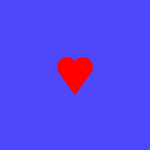
Frame 1 (no input)
Frame 60 (no input): identical to frame 1, image omitted
Frame 120 (the mouse pressed at the canvas centre since frame 60): identical to frame 1, image omitted

The p5.js sketch that drew this single still picture (run headless with seeded random() and noise() and a simulated clock; from frame 60 on, the mouse is pressed at the canvas centre):

// p5.js sketch
// ── sketch.js
function setup() {
  createCanvas(150, 150);
}

function draw() {
  background('#4F48FA');
  fill('red');
  noStroke(); //sem borda
  circle(67, 67, 20);
  circle(83, 67, 20);
  triangle(91, 73, 75, 95, 59, 73);
 
}
